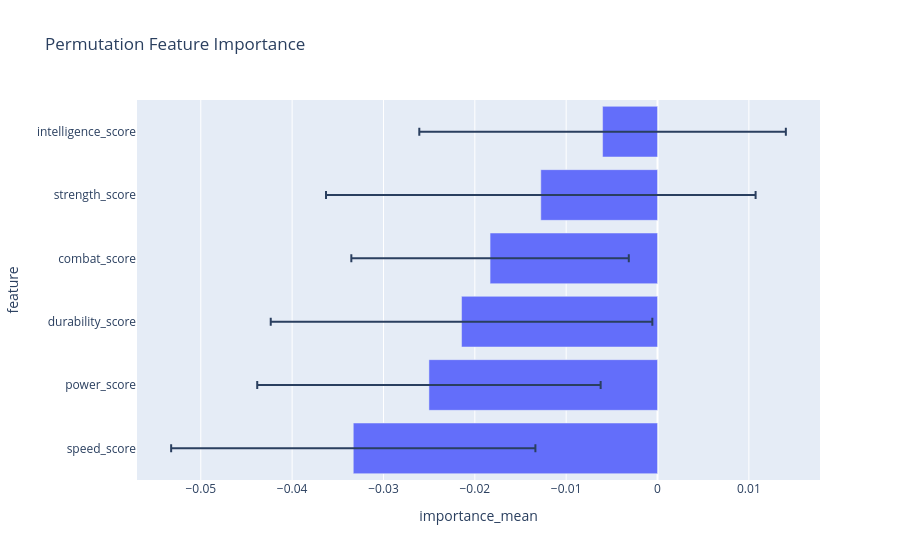

This figure's notebook cell:
### Markdown cell above
---

### 4.1.2 Implementación [0.2 Puntos]

**To-do:**
- [ ] Calcular `permutation_importance` con `n_repeats=30` y `scoring="f1_macro"`.
- [ ] Graficar un boxplot horizontal con plotly (`px.bar` con `orientation='h'`) con la importancia y varianza de cada feature.

### Code cell
pfi = permutation_importance(
    lgbm_interp,
    X_test_num,
    y_test,
    n_repeats=30,
    random_state=RANDOM_STATE,
    scoring="f1_macro",
)

pfi_df = pd.DataFrame(
    {
        "feature": NUMERICAL_FEATURES,
        "importance_mean": pfi.importances_mean,
        "importance_std": pfi.importances_std,
    }
).sort_values("importance_mean", ascending=True)

fig = px.bar(
    pfi_df,
    x="importance_mean",
    y="feature",
    error_x="importance_std",
    orientation="h",
    title="Permutation Feature Importance",
)

fig.show()

pfi_df.sort_values("importance_mean", ascending=False)

### Figure 1 — Plotly figure (JSON) as saved in the notebook; plotly's stock layout.template omitted (floating-point values rounded to 4 significant figures)
{"data": [{"error_x": {"array": [0.01994, 0.0188, 0.02089, 0.01519, 0.02351, 0.02006]}, "hovertemplate": "importance_mean=%{x}<br>feature=%{y}<extra></extra>", "legendgroup": "", "marker": {"color": "#636efa", "pattern": {"shape": ""}}, "name": "", "orientation": "h", "showlegend": false, "textposition": "auto", "type": "bar", "x": [-0.03331, -0.02502, -0.02145, -0.01833, -0.01278, -0.006014], "xaxis": "x", "y": ["speed_score", "power_score", "durability_score", "combat_score", "strength_score", "intelligence_score"], "yaxis": "y"}], "layout": {"barmode": "relative", "legend": {"tracegroupgap": 0}, "title": {"text": "Permutation Feature Importance"}, "xaxis": {"anchor": "y", "domain": [0, 1], "title": {"text": "importance_mean"}}, "yaxis": {"anchor": "x", "domain": [0, 1], "title": {"text": "feature"}}}}
